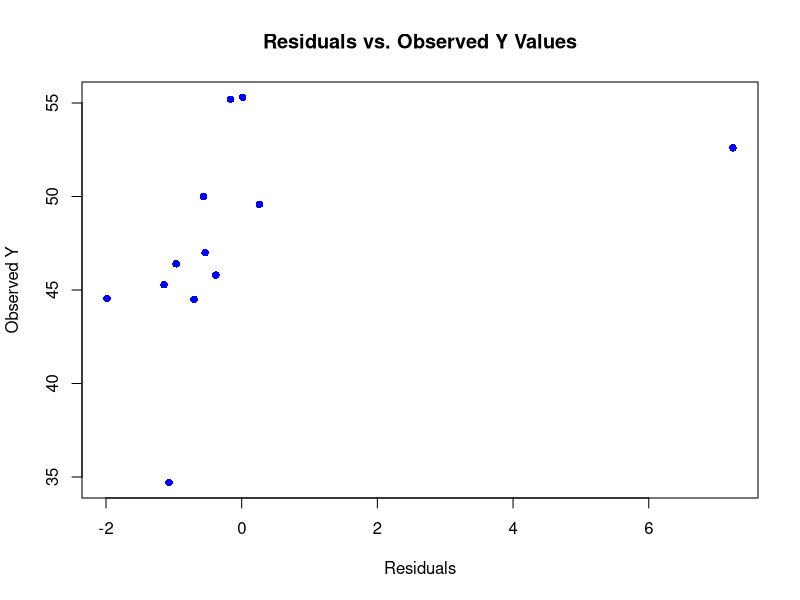

Write the R code that produced this figure. (Note: this script raises an error after producing the figure.)
# Create a dataframe with the new data
data <- data.frame(
  Y = c(45.8, 50.0, 49.58, 34.7, 47.0, 45.28, 46.4, 55.2, 52.6, 55.3, 44.5, 44.55),
  X2 = c(9.3, 6.6, 4.3, 27.0, 13.8, 14.1, 10.4, 12.1, 15.4, 10.5, 12.3, 16.3),
  X3 = c(5.1, 5.5, 5.4, 4.1, 5.2, 5.1, 5.2, 5.9, 5.0, 5.9, 5.0, 5.1)
)

# Fit the linear model
model <- lm(Y ~ X2 + X3, data = data)
summary(model)

# Add residuals to the data frame
data$residuals <- residuals(model)

# Print the data with residuals
print(data)

# Plot residuals vs. observed Y values
plot(data$residuals, data$Y,
     main = "Residuals vs. Observed Y Values",
     xlab = "Residuals",
     ylab = "Observed Y",
     pch = 16,          # Use solid circles for points
     col = "blue")      # Color of the points

# Calculate means
Y_mean <- mean(data$Y)
X2_mean <- mean(data$X2)
X3_mean <- mean(data$X3)

# Calculate covariance and variance
cov_X2_Y <- cov(data$X2, data$Y)
cov_X2_Y
cov_X3_Y <- cov(data$X3, data$Y)
cov_X3_Y
cov_X2_X3 <- cov(data$X2, data$X3)
cov_X2_X3
var_X2 <- var(data$X2)
var_X2
var_X3 <- var(data$X3)
var_X3

# Calculate standard deviations
sd_X2 <- sqrt(var_X2)
sd_X3 <- sqrt(var_X3)

# Calculate b3 and b2 using formulas
b3 <- (cov_X3_Y - cov_X2_X3 * (cov_X2_Y / var_X2)) / (var_X3 - (cov_X2_X3^2 / var_X2))
b3
b2 <- (cov_X2_Y - b3 * cov_X2_X3) / var_X2
b2

# Calculate b1 using the means and estimated b2 and b3
b1 <- Y_mean - b2 * X2_mean - b3 * X3_mean
b1


# Print the coefficients
print(paste("b1:", b1))
print(paste("b2:", b2))
print(paste("b3:", b3))

# Refit the model and display summary
model <- lm(Y ~ X2 + X3, data = data)
summary(model)

# Add residuals to the data frame
data$residuals <- residuals(model)
data

sigma_squared <- residuals_sum_of_squares / (N - 3)

N<-12
# Calculate SST (sum of squares total) for X2 and X3
SST_X2 <- sum((data$X2 - mean(data$X2))^2)
SST_X3 <- sum((data$X3 - mean(data$X3))^2)

# Calculate the correlation between X2 and X3
R_X2X3 <- cor(data$X2, data$X3)

# Calculate the variance of b2
var_b2 <- sigma_squared / (SST_X2 * (1 - R_X2X3^2))

# Calculate the variance of b3
var_b3 <- sigma_squared / (SST_X3 * (1 - R_X2X3^2))

var_b2
var_b3

# Plot residuals vs. observed Y values
plot(data$residuals, data$Y,
     main = "Residuals vs. Observed Y Values",
     xlab = "Residuals",
     ylab = "Observed Y",
     pch = 16,          # Use solid circles for points
     col = "blue")      # Color of the points
